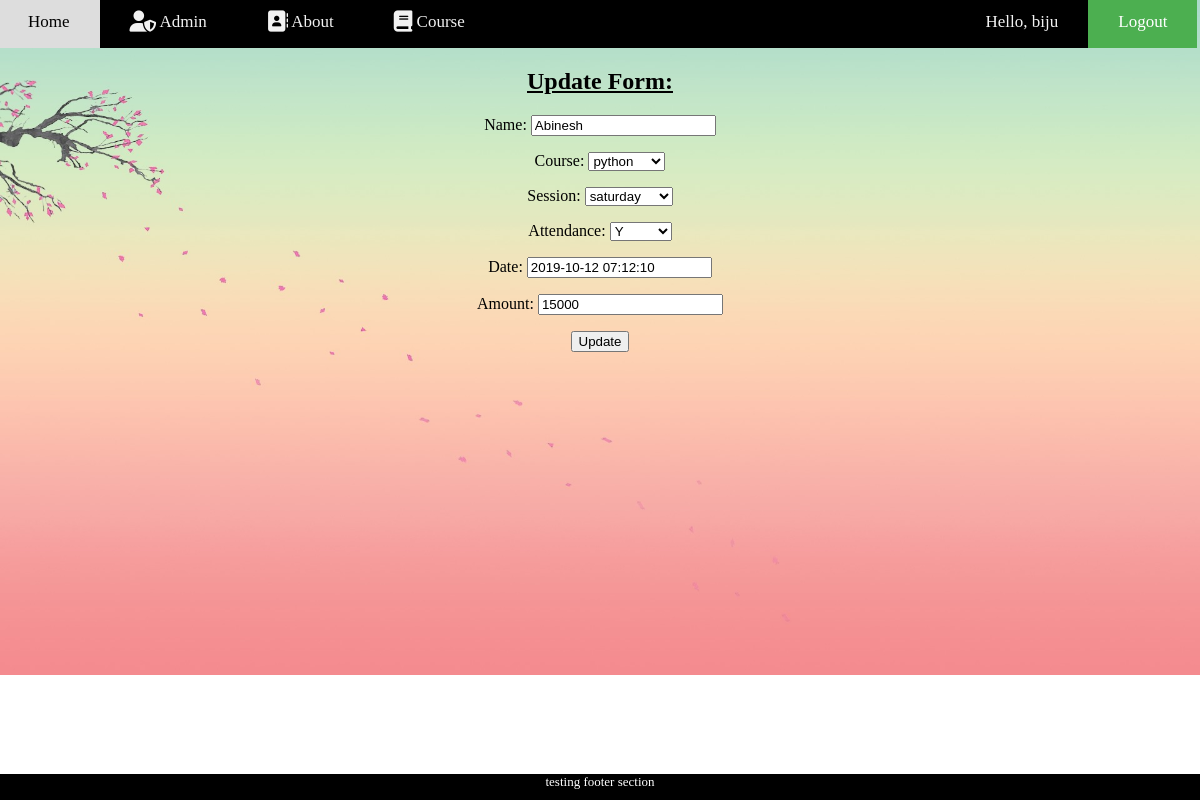
Page /update/5 (signed in) on the earlier database version.
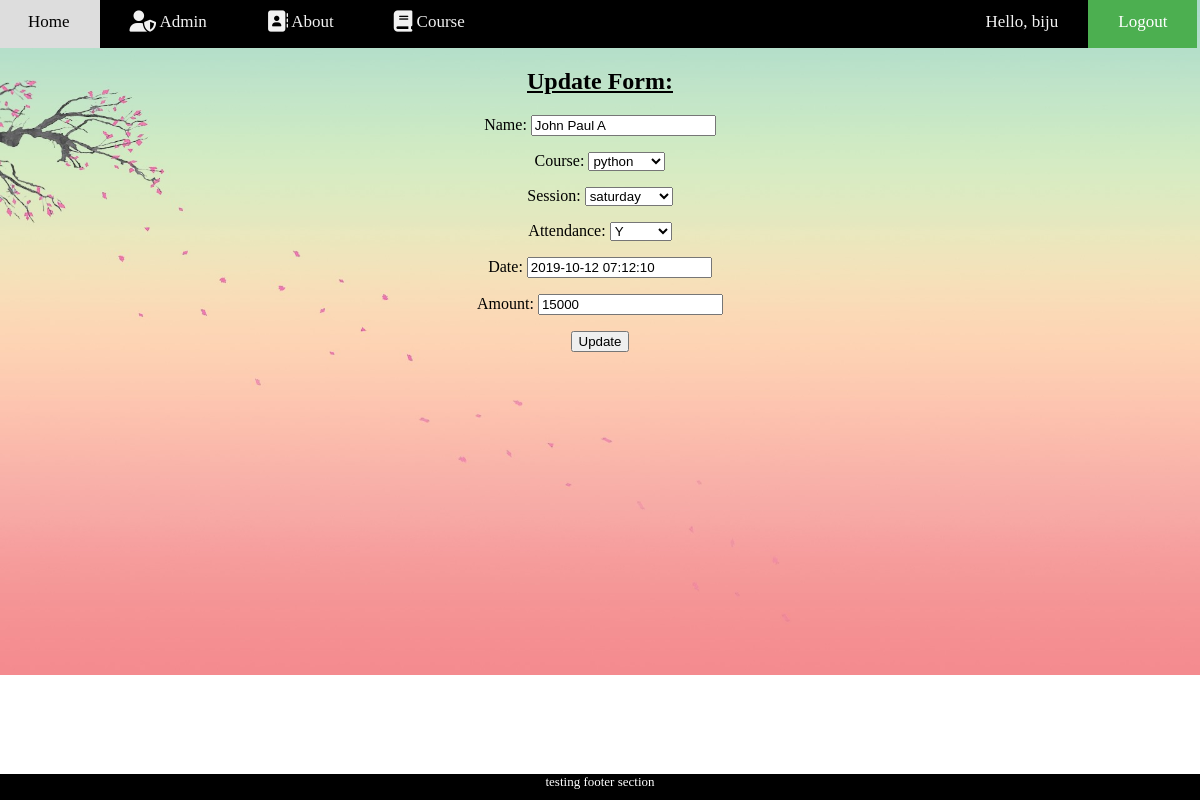
Same page on the later database version.
### enroll/models.py (models this page shows, shortened)
class Data(models.Model):
    ATT = (
        ('Student Attendance', (
            (u'YES', u'Y'),
            (u'NO', u'N'),
        )),
    )
    DAY = (
        ('Choose your session', (
            (u'SATURDAY', u'saturday'),
            (u'SUNDAY', u'sunday'),
        )),
    )
    COURSE = (
        ('Select your course', (
            (u'PYTHON', u'python'),
            (u'DOT_NET', u'.net'),
            (u'C', u'c'),
            (u'C++', u'c++'),
            (u'PHP', u'php'),
            (u'XML', u'xml'),
        )),
    )
    id = models.AutoField(primary_key=True)
    name = models.CharField(max_length=15, null=False, unique=True)
    course = models.CharField(max_length=10, blank=False, null=False, choices=COURSE)
    session = models.CharField(max_length=8, blank=False, null=False, choices=DAY)
    attendance = models.CharField(max_length=3, blank=False, null=False, choices=ATT)
    date = models.DateTimeField(default=datetime.now, editable=True)
    amount = models.IntegerField(blank=False, null=False)
    img = models.ImageField(upload_to='images/', default="")
    class Meta:
        db_table = 'student'

### enroll/views.py (the view)
# urls.py: path('update/<int:pk>', v.U.as_view(), name='edit'),
class U(UpdateView):
    model = Data
    fields = ['name', 'course', 'session', 'attendance', 'date', 'amount']
    template_name = 'edit.html'
    success_url = reverse_lazy('records')

### enroll/templates/edit.html (shortened to what this page needs)
{% extends 'base.html' %}
{% load static %}
{% block content%}
<html lang="en">
    <head>
    </head>
    <body onload="redirect()">
        {% if user.is_superuser%}
            <center>
                <h2><u>Update Form:</u></h2>
                <form method="post">
                    {{form.as_p}}
                    <input type="submit" value="Update">
                </form>
            </center>
        {% else %}
            <script>
                function redirect(){alert("Not an Admin--Redirecting....");window.location.replace('{% url 'home' %}');}
            </script>
        {% endif %}
    </body>
</html>
{% endblock content%}

Differences in the rows shown:
changed Data "python": name "Abinesh" → "John Paul A"
